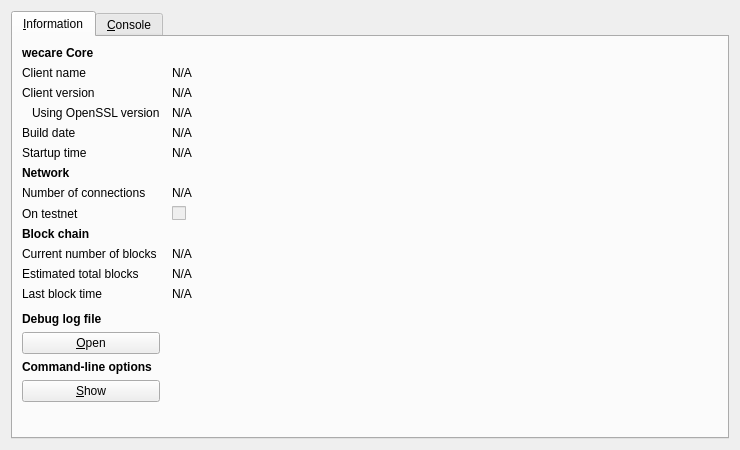
<?xml version="1.0" encoding="UTF-8"?>
<ui version="4.0">
 <class>RPCConsole</class>
 <widget class="QDialog" name="RPCConsole">
  <property name="geometry">
   <rect>
    <x>0</x>
    <y>0</y>
    <width>740</width>
    <height>450</height>
   </rect>
  </property>
  <property name="windowTitle">
   <string>wecare - Debug window</string>
  </property>
  <layout class="QVBoxLayout" name="verticalLayout_2">
   <item>
    <widget class="QTabWidget" name="tabWidget">
     <property name="currentIndex">
      <number>0</number>
     </property>
     <widget class="QWidget" name="tab_info">
      <attribute name="title">
       <string>&amp;Information</string>
      </attribute>
      <layout class="QGridLayout" name="gridLayout" columnstretch="0,1">
       <property name="horizontalSpacing">
        <number>12</number>
       </property>
       <item row="0" column="0">
        <widget class="QLabel" name="label_9">
         <property name="font">
          <font>
           <weight>75</weight>
           <bold>true</bold>
          </font>
         </property>
         <property name="text">
          <string>wecare Core</string>
         </property>
        </widget>
       </item>
       <item row="1" column="0">
        <widget class="QLabel" name="label_5">
         <property name="text">
          <string>Client name</string>
         </property>
        </widget>
       </item>
       <item row="1" column="1">
        <widget class="QLabel" name="clientName">
         <property name="cursor">
          <cursorShape>IBeamCursor</cursorShape>
         </property>
         <property name="text">
          <string>N/A</string>
         </property>
         <property name="textFormat">
          <enum>Qt::PlainText</enum>
         </property>
         <property name="textInteractionFlags">
          <set>Qt::LinksAccessibleByMouse|Qt::TextSelectableByKeyboard|Qt::TextSelectableByMouse</set>
         </property>
        </widget>
       </item>
       <item row="2" column="0">
        <widget class="QLabel" name="label_6">
         <property name="text">
          <string>Client version</string>
         </property>
        </widget>
       </item>
       <item row="2" column="1">
        <widget class="QLabel" name="clientVersion">
         <property name="cursor">
          <cursorShape>IBeamCursor</cursorShape>
         </property>
         <property name="text">
          <string>N/A</string>
         </property>
         <property name="textFormat">
          <enum>Qt::PlainText</enum>
         </property>
         <property name="textInteractionFlags">
          <set>Qt::LinksAccessibleByMouse|Qt::TextSelectableByKeyboard|Qt::TextSelectableByMouse</set>
         </property>
        </widget>
       </item>
       <item row="3" column="0">
        <widget class="QLabel" name="label_14">
         <property name="text">
          <string>Using OpenSSL version</string>
         </property>
         <property name="indent">
          <number>10</number>
         </property>
        </widget>
       </item>
       <item row="3" column="1">
        <widget class="QLabel" name="openSSLVersion">
         <property name="cursor">
          <cursorShape>IBeamCursor</cursorShape>
         </property>
         <property name="text">
          <string>N/A</string>
         </property>
         <property name="textFormat">
          <enum>Qt::PlainText</enum>
         </property>
         <property name="textInteractionFlags">
          <set>Qt::LinksAccessibleByMouse|Qt::TextSelectableByKeyboard|Qt::TextSelectableByMouse</set>
         </property>
        </widget>
       </item>
       <item row="4" column="0">
        <widget class="QLabel" name="label_12">
         <property name="text">
          <string>Build date</string>
         </property>
        </widget>
       </item>
       <item row="4" column="1">
        <widget class="QLabel" name="buildDate">
         <property name="cursor">
          <cursorShape>IBeamCursor</cursorShape>
         </property>
         <property name="text">
          <string>N/A</string>
         </property>
         <property name="textFormat">
          <enum>Qt::PlainText</enum>
         </property>
         <property name="textInteractionFlags">
          <set>Qt::LinksAccessibleByMouse|Qt::TextSelectableByKeyboard|Qt::TextSelectableByMouse</set>
         </property>
        </widget>
       </item>
       <item row="5" column="0">
        <widget class="QLabel" name="label_13">
         <property name="text">
          <string>Startup time</string>
         </property>
        </widget>
       </item>
       <item row="5" column="1">
        <widget class="QLabel" name="startupTime">
         <property name="cursor">
          <cursorShape>IBeamCursor</cursorShape>
         </property>
         <property name="text">
          <string>N/A</string>
         </property>
         <property name="textFormat">
          <enum>Qt::PlainText</enum>
         </property>
         <property name="textInteractionFlags">
          <set>Qt::LinksAccessibleByMouse|Qt::TextSelectableByKeyboard|Qt::TextSelectableByMouse</set>
         </property>
        </widget>
       </item>
       <item row="6" column="0">
        <widget class="QLabel" name="label_11">
         <property name="font">
          <font>
           <weight>75</weight>
           <bold>true</bold>
          </font>
         </property>
         <property name="text">
          <string>Network</string>
         </property>
        </widget>
       </item>
       <item row="7" column="0">
        <widget class="QLabel" name="label_7">
         <property name="text">
          <string>Number of connections</string>
         </property>
        </widget>
       </item>
       <item row="7" column="1">
        <widget class="QLabel" name="numberOfConnections">
         <property name="cursor">
          <cursorShape>IBeamCursor</cursorShape>
         </property>
         <property name="text">
          <string>N/A</string>
         </property>
         <property name="textFormat">
          <enum>Qt::PlainText</enum>
         </property>
         <property name="textInteractionFlags">
          <set>Qt::LinksAccessibleByMouse|Qt::TextSelectableByKeyboard|Qt::TextSelectableByMouse</set>
         </property>
        </widget>
       </item>
       <item row="8" column="0">
        <widget class="QLabel" name="label_8">
         <property name="text">
          <string>On testnet</string>
         </property>
        </widget>
       </item>
       <item row="8" column="1">
        <widget class="QCheckBox" name="isTestNet">
         <property name="enabled">
          <bool>false</bool>
         </property>
         <property name="text">
          <string/>
         </property>
        </widget>
       </item>
       <item row="9" column="0">
        <widget class="QLabel" name="label_10">
         <property name="font">
          <font>
           <weight>75</weight>
           <bold>true</bold>
          </font>
         </property>
         <property name="text">
          <string>Block chain</string>
         </property>
        </widget>
       </item>
       <item row="10" column="0">
        <widget class="QLabel" name="label_3">
         <property name="text">
          <string>Current number of blocks</string>
         </property>
        </widget>
       </item>
       <item row="10" column="1">
        <widget class="QLabel" name="numberOfBlocks">
         <property name="cursor">
          <cursorShape>IBeamCursor</cursorShape>
         </property>
         <property name="text">
          <string>N/A</string>
         </property>
         <property name="textFormat">
          <enum>Qt::PlainText</enum>
         </property>
         <property name="textInteractionFlags">
          <set>Qt::LinksAccessibleByMouse|Qt::TextSelectableByKeyboard|Qt::TextSelectableByMouse</set>
         </property>
        </widget>
       </item>
       <item row="11" column="0">
        <widget class="QLabel" name="label_4">
         <property name="text">
          <string>Estimated total blocks</string>
         </property>
        </widget>
       </item>
       <item row="11" column="1">
        <widget class="QLabel" name="totalBlocks">
         <property name="cursor">
          <cursorShape>IBeamCursor</cursorShape>
         </property>
         <property name="text">
          <string>N/A</string>
         </property>
         <property name="textFormat">
          <enum>Qt::PlainText</enum>
         </property>
         <property name="textInteractionFlags">
          <set>Qt::LinksAccessibleByMouse|Qt::TextSelectableByKeyboard|Qt::TextSelectableByMouse</set>
         </property>
        </widget>
       </item>
       <item row="12" column="0">
        <widget class="QLabel" name="label_2">
         <property name="text">
          <string>Last block time</string>
         </property>
        </widget>
       </item>
       <item row="12" column="1">
        <widget class="QLabel" name="lastBlockTime">
         <property name="cursor">
          <cursorShape>IBeamCursor</cursorShape>
         </property>
         <property name="text">
          <string>N/A</string>
         </property>
         <property name="textFormat">
          <enum>Qt::PlainText</enum>
         </property>
         <property name="textInteractionFlags">
          <set>Qt::LinksAccessibleByMouse|Qt::TextSelectableByKeyboard|Qt::TextSelectableByMouse</set>
         </property>
        </widget>
       </item>
       <item row="13" column="0">
        <spacer name="verticalSpacer_2">
         <property name="orientation">
          <enum>Qt::Vertical</enum>
         </property>
         <property name="sizeHint" stdset="0">
          <size>
           <width>20</width>
           <height>20</height>
          </size>
         </property>
        </spacer>
       </item>
       <item row="14" column="0">
        <widget class="QLabel" name="labelDebugLogfile">
         <property name="font">
          <font>
           <weight>75</weight>
           <bold>true</bold>
          </font>
         </property>
         <property name="text">
          <string>Debug log file</string>
         </property>
        </widget>
       </item>
       <item row="15" column="0">
        <widget class="QPushButton" name="openDebugLogfileButton">
         <property name="toolTip">
          <string>Open the wecare debug log file from the current data directory. This can take a few seconds for large log files.</string>
         </property>
         <property name="text">
          <string>&amp;Open</string>
         </property>
         <property name="autoDefault">
          <bool>false</bool>
         </property>
        </widget>
       </item>
       <item row="16" column="0">
        <widget class="QLabel" name="labelCLOptions">
         <property name="font">
          <font>
           <weight>75</weight>
           <bold>true</bold>
          </font>
         </property>
         <property name="text">
          <string>Command-line options</string>
         </property>
        </widget>
       </item>
       <item row="17" column="0">
        <widget class="QPushButton" name="showCLOptionsButton">
         <property name="toolTip">
          <string>Show the wecare-Qt help message to get a list with possible wecare command-line options.</string>
         </property>
         <property name="text">
          <string>&amp;Show</string>
         </property>
         <property name="autoDefault">
          <bool>false</bool>
         </property>
        </widget>
       </item>
       <item row="18" column="0">
        <spacer name="verticalSpacer">
         <property name="orientation">
          <enum>Qt::Vertical</enum>
         </property>
         <property name="sizeHint" stdset="0">
          <size>
           <width>20</width>
           <height>40</height>
          </size>
         </property>
        </spacer>
       </item>
      </layout>
     </widget>
     <widget class="QWidget" name="tab_console">
      <attribute name="title">
       <string>&amp;Console</string>
      </attribute>
      <layout class="QVBoxLayout" name="verticalLayout_3">
       <property name="spacing">
        <number>3</number>
       </property>
       <item>
        <widget class="QTextEdit" name="messagesWidget">
         <property name="minimumSize">
          <size>
           <width>0</width>
           <height>100</height>
          </size>
         </property>
         <property name="readOnly">
          <bool>true</bool>
         </property>
         <property name="tabKeyNavigation" stdset="0">
          <bool>false</bool>
         </property>
         <property name="columnCount" stdset="0">
          <number>2</number>
         </property>
        </widget>
       </item>
       <item>
        <layout class="QHBoxLayout" name="horizontalLayout">
         <property name="spacing">
          <number>3</number>
         </property>
         <item>
          <widget class="QLabel" name="label">
           <property name="text">
            <string notr="true">&gt;</string>
           </property>
          </widget>
         </item>
         <item>
          <widget class="QLineEdit" name="lineEdit"/>
         </item>
         <item>
          <widget class="QPushButton" name="clearButton">
           <property name="maximumSize">
            <size>
             <width>24</width>
             <height>24</height>
            </size>
           </property>
           <property name="toolTip">
            <string>Clear console</string>
           </property>
           <property name="text">
            <string/>
           </property>
           <property name="icon">
            <iconset resource="../bitcoin.qrc">
             <normaloff>:/icons/remove</normaloff>:/icons/remove</iconset>
           </property>
           <property name="shortcut">
            <string notr="true">Ctrl+L</string>
           </property>
           <property name="autoDefault">
            <bool>false</bool>
           </property>
          </widget>
         </item>
        </layout>
       </item>
      </layout>
     </widget>
    </widget>
   </item>
  </layout>
 </widget>
 <resources>
  <include location="../bitcoin.qrc"/>
 </resources>
 <connections/>
</ui>
